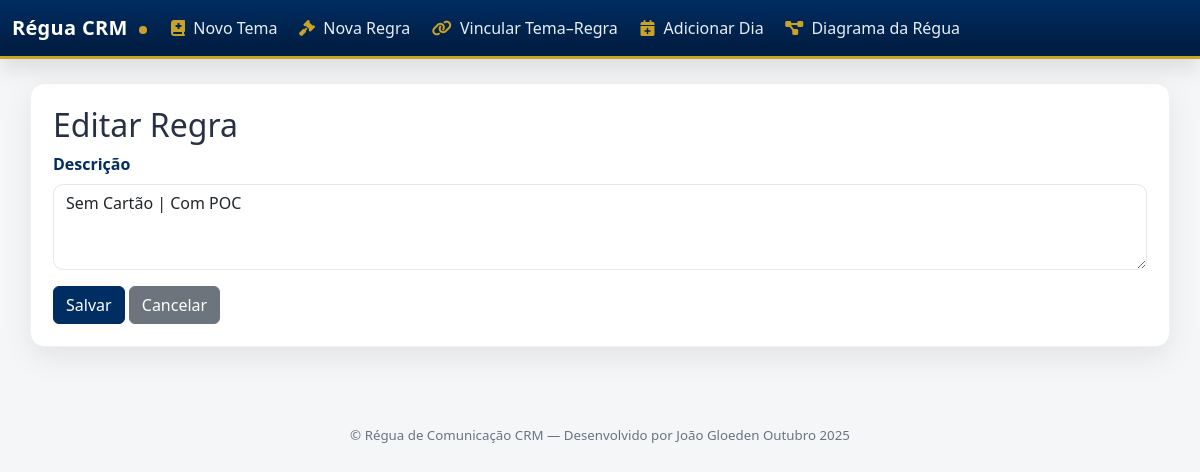
Before: /regra/3/editar with the older database file.
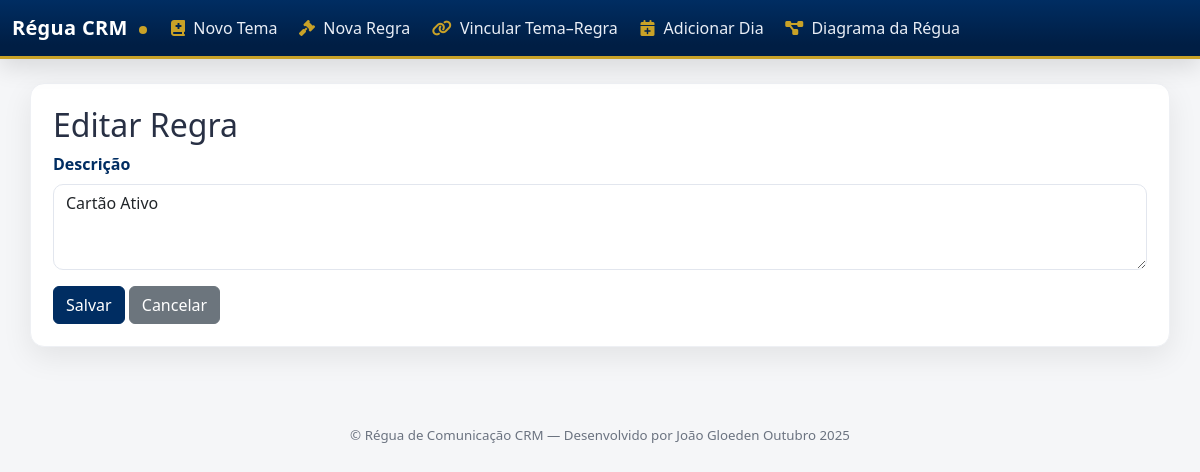
After: the same page with the newer database file.
### regua_app/models.py (models this page shows, shortened)
class Regra(db.Model):
    __tablename__ = 'regras'
    id = db.Column(db.Integer, primary_key=True)
    descricao = db.Column(db.Text, nullable=False)

### regua_app/routes.py (the view)
@bp.route('/regra/<int:regra_id>/editar', methods=['GET', 'POST'])
def editar_regra(regra_id):
    regra = Regra.query.get_or_404(regra_id)
    if request.method == 'POST':
        regra.descricao = request.form.get('descricao')
        db.session.commit()
        flash('Regra atualizada com sucesso!')
        return redirect(url_for('routes.home'))
    return render_template('regra_form.html', regra=regra)

### regua_app/__init__.py (called while the page is built)
def create_app():
    app = Flask(__name__)
    app.config['SECRET_KEY'] = 'dev'
    app.config['SQLALCHEMY_DATABASE_URI'] = 'sqlite:///regua_comunicacao.db'
    app.config['SQLALCHEMY_TRACK_MODIFICATIONS'] = False
    db.init_app(app)
    @app.before_request
    def before_request():
        from sqlalchemy import text
        db.session.execute(text('PRAGMA foreign_keys = ON'))
    from . import models  # noqa: F401
    from .routes import bp as routes_bp  # noqa: F401
    app.register_blueprint(routes_bp)
    with app.app_context():
        db.create_all()
    return app

### regua_app/templates/regra_form.html
{% extends 'base.html' %}
{% block content %}
<h2>{% if regra %}Editar Regra{% else %}Nova Regra{% endif %}</h2>
<form method="post">
  <div class="mb-3">
    <label for="descricao" class="form-label">Descrição</label>
    <textarea
      id="descricao"
      name="descricao"
      class="form-control"
      rows="3"
      required
    >{{ regra.descricao if regra else '' }}</textarea>
  </div>
  <button type="submit" class="btn btn-primary">Salvar</button>
  <a href="{{ url_for('routes.home') }}" class="btn btn-secondary">Cancelar</a>
</form>
{% endblock %}

Changed rows visible on the page:
changed Regra: descricao "Sem Cartão | Com POC" → "Cartão Ativo"
